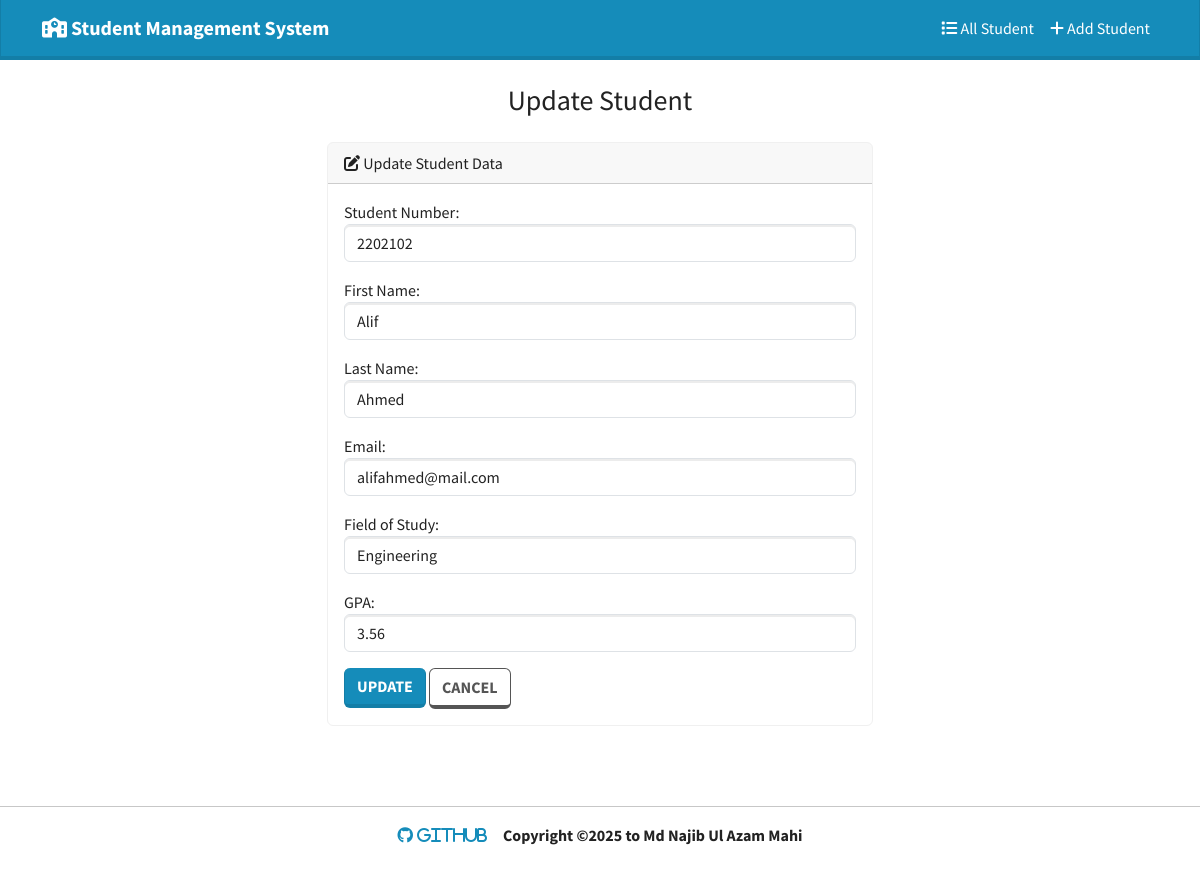
Page /edit/2/ on the committed database.
### students/models.py (models this page shows)
class Student(models.Model):
    student_number = models.PositiveIntegerField()
    first_name = models.CharField(max_length=50)
    last_name = models.CharField(max_length=50)
    email = models.EmailField(max_length=100)
    field_of_study = models.CharField(max_length=50)
    gpa = models.FloatField()

### students/views.py (the view)
# urls.py: path('edit/<int:id>/', views.edit, name='edit'),
def edit(request, id):
    if request.method == 'POST':
        student = Student.objects.get(pk=id)
        form = StudentForm(request.POST, instance=student)
        if form.is_valid():
            form.save()
            return render(request, 'students/edit.html', {
                'form': form,
                'success': True
            })
    else:
        student = Student.objects.get(pk=id)
        form = StudentForm(instance=student)
    return render(request, 'students/edit.html', {
        'form': form
    })

### students/forms.py
class StudentForm(forms.ModelForm):
    class Meta:
        model = Student
        fields = ['student_number', 'first_name', 'last_name', 'email', 'field_of_study', 'gpa']
        labels = {'student_number': 'Student Number',
                  'first_name': 'First Name',
                  'last_name': 'Last Name',
                  'email': 'Email',
                  'field_of_study': 'Field of Study',
                  'gpa': 'GPA'
                }
        widgets = {'student_number': forms.NumberInput(attrs={'class': 'form-control'}),
                   'first_name': forms.TextInput(attrs={'class': 'form-control'}),
                   'last_name': forms.TextInput(attrs={'class': 'form-control'}),
                   'email': forms.EmailInput(attrs={'class': 'form-control'}),
                   'field_of_study': forms.TextInput(attrs={'class': 'form-control'}),
                   'gpa': forms.NumberInput(attrs={'class': 'form-control'})
                }

### students/templates/students/edit.html (shortened to what this page needs)
{% extends "students/base.html" %}
{% block body %}
  <h3 class="text-center m-4">Update Student</h3>
  {% if success %}
    <div class="alert alert-success" role="alert">
        The student data updated successfully.
        <a href="{% url 'index' %}" class="alert-link"> Go to Home Page</a>
    </div>
  {% else %}
    <div class="row justify-content-center">
        <div class="col-6">
            <div class="card border-secondary mb-3">
                <div class="card-header">
                    <i class="fa-solid fa-pen-to-square"></i> Update Student Data
                </div>
                <div class="card-body">
                  <form action="" method="POST">
                    {{ form.as_p }}
                    <button type="submit" class="btn btn-primary">Update</button>
                    <a href="{% url 'index' %}" class="btn btn-outline-dark">Cancel</a>
                  </form>
                </div>
            </div>
        </div>
    </div>
  {% endif %}
{% endblock %}

### rows in the picture
Student: student_number "2202102", first_name "Alif", last_name "Ahmed", email "alifahmed@mail.com", field_of_study "Engineering", gpa "3.56"
